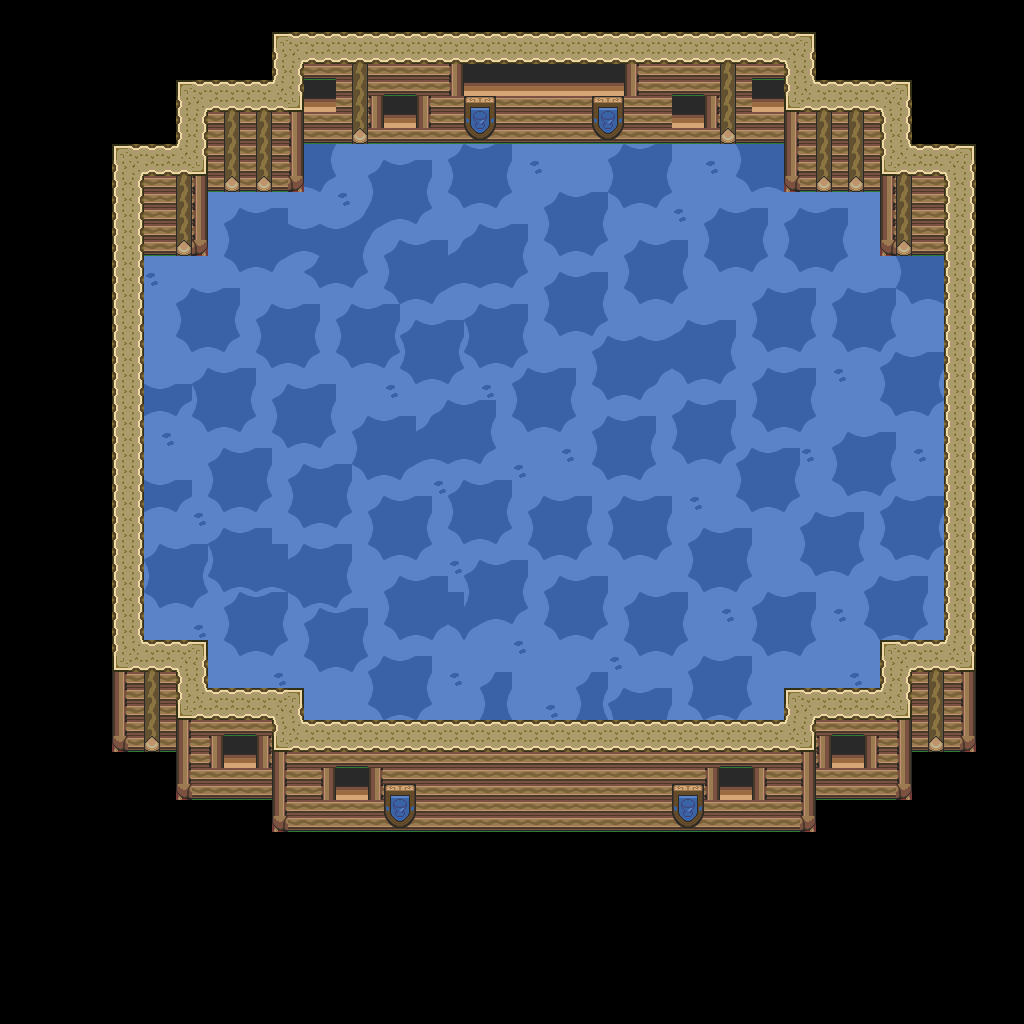

The image is a tile-based game level rendered from a .tmx file. Its description and source (layers, tilesets, objects; grid data summarised) follow:
An orthogonal 64x64 tile map with 16x16 px tiles, 1 tile layer (base), 2 hidden layers not drawn and 13 objects.

<map version="1.10" tiledversion="1.12.1" orientation="orthogonal" renderorder="right-down" width="64" height="64" tilewidth="16" tileheight="16" infinite="0" nextlayerid="4" nextobjectid="14">
 <tileset firstgid="1" source="../classiciphone_pics4.tsx" />
 <layer id="1" name="base" width="64" height="64">
  <data>[4096 cells, 4096 non-empty, 46 distinct tile ids]</data>
 </layer>
 <layer id="2" name="collision" width="64" height="64" visible="0">
  <properties><property name="collision" value="true" /></properties>
  <data>[4096 cells, 2426 non-empty, 1 distinct tile ids]</data>
 </layer>
 <layer id="3" name="water" width="64" height="64" visible="0">
  <properties><property name="terrain" value="water" /></properties>
  <data>[4096 cells, 1644 non-empty, 1 distinct tile ids]</data>
 </layer>
 <objectgroup id="4" name="npcs">
  <object id="1" x="384.0" y="96.0" width="16" height="16">
   <properties>
    <property name="gani" value="window.png" />
    <property name="script" type="string">-- Auto-converted from GraalScript
</property>
   </properties>
  </object>
  <object id="2" x="304.0" y="80.0" width="16" height="16">
   <properties>
    <property name="gani" value="window.png" />
    <property name="script" type="string">-- Auto-converted from GraalScript
</property>
   </properties>
  </object>
  <object id="3" x="672.0" y="96.0" width="16" height="16">
   <properties>
    <property name="gani" value="window.png" />
    <property name="script" type="string">-- Auto-converted from GraalScript
</property>
   </properties>
  </object>
  <object id="4" x="752.0" y="80.0" width="16" height="16">
   <properties>
    <property name="gani" value="window.png" />
    <property name="script" type="string">-- Auto-converted from GraalScript
</property>
   </properties>
  </object>
  <object id="5" x="464.0" y="64.0" width="16" height="16">
   <properties>
    <property name="gani" value="window.png" />
    <property name="script" type="string">-- Auto-converted from GraalScript
</property>
   </properties>
  </object>
  <object id="6" x="496.0" y="64.0" width="16" height="16">
   <properties>
    <property name="gani" value="window.png" />
    <property name="script" type="string">-- Auto-converted from GraalScript
</property>
   </properties>
  </object>
  <object id="7" x="528.0" y="64.0" width="16" height="16">
   <properties>
    <property name="gani" value="window.png" />
    <property name="script" type="string">-- Auto-converted from GraalScript
</property>
   </properties>
  </object>
  <object id="8" x="560.0" y="64.0" width="16" height="16">
   <properties>
    <property name="gani" value="window.png" />
    <property name="script" type="string">-- Auto-converted from GraalScript
</property>
   </properties>
  </object>
  <object id="9" x="592.0" y="64.0" width="16" height="16">
   <properties>
    <property name="gani" value="window.png" />
    <property name="script" type="string">-- Auto-converted from GraalScript
</property>
   </properties>
  </object>
  <object id="10" x="336.0" y="768.0" width="16" height="16">
   <properties>
    <property name="gani" value="window.png" />
    <property name="script" type="string">-- Auto-converted from GraalScript
</property>
   </properties>
  </object>
  <object id="11" x="720.0" y="768.0" width="16" height="16">
   <properties>
    <property name="gani" value="window.png" />
    <property name="script" type="string">-- Auto-converted from GraalScript
</property>
   </properties>
  </object>
  <object id="12" x="224.0" y="736.0" width="16" height="16">
   <properties>
    <property name="gani" value="window.png" />
    <property name="script" type="string">-- Auto-converted from GraalScript
</property>
   </properties>
  </object>
  <object id="13" x="832.0" y="736.0" width="16" height="16">
   <properties>
    <property name="gani" value="window.png" />
    <property name="script" type="string">-- Auto-converted from GraalScript
</property>
   </properties>
  </object>
 </objectgroup>
</map>
